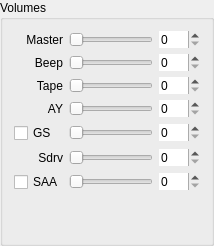
            <widget class="QGroupBox" name="groupBox_12">
             <property name="title">
              <string>Volumes</string>
             </property>
             <layout class="QGridLayout" name="gridLayout_14">
              <item row="2" column="0">
               <widget class="QLabel" name="label_10">
                <property name="text">
                 <string>Tape</string>
                </property>
                <property name="alignment">
                 <set>Qt::AlignRight|Qt::AlignTrailing|Qt::AlignVCenter</set>
                </property>
               </widget>
              </item>
              <item row="5" column="0">
               <widget class="QLabel" name="label_30">
                <property name="text">
                 <string>Sdrv</string>
                </property>
                <property name="alignment">
                 <set>Qt::AlignRight|Qt::AlignTrailing|Qt::AlignVCenter</set>
                </property>
               </widget>
              </item>
              <item row="1" column="2">
               <widget class="QSpinBox" name="sbBeepVol">
                <property name="frame">
                 <bool>false</bool>
                </property>
                <property name="maximum">
                 <number>100</number>
                </property>
               </widget>
              </item>
              <item row="0" column="2">
               <widget class="QSpinBox" name="sbMasterVol">
                <property name="frame">
                 <bool>false</bool>
                </property>
                <property name="maximum">
                 <number>100</number>
                </property>
               </widget>
              </item>
              <item row="6" column="2">
               <widget class="QSpinBox" name="sbSAAVol">
                <property name="frame">
                 <bool>false</bool>
                </property>
                <property name="maximum">
                 <number>100</number>
                </property>
               </widget>
              </item>
              <item row="0" column="0">
               <widget class="QLabel" name="label_14">
                <property name="text">
                 <string>Master</string>
                </property>
                <property name="alignment">
                 <set>Qt::AlignRight|Qt::AlignTrailing|Qt::AlignVCenter</set>
                </property>
               </widget>
              </item>
              <item row="5" column="1">
               <widget class="QSlider" name="sldSdrvVol">
                <property name="maximum">
                 <number>100</number>
                </property>
                <property name="orientation">
                 <enum>Qt::Horizontal</enum>
                </property>
               </widget>
              </item>
              <item row="3" column="2">
               <widget class="QSpinBox" name="sbAYVol">
                <property name="frame">
                 <bool>false</bool>
                </property>
                <property name="maximum">
                 <number>100</number>
                </property>
               </widget>
              </item>
              <item row="5" column="2">
               <widget class="QSpinBox" name="sbSdrvVol">
                <property name="frame">
                 <bool>false</bool>
                </property>
                <property name="maximum">
                 <number>100</number>
                </property>
               </widget>
              </item>
              <item row="1" column="1">
               <widget class="QSlider" name="sldBeepVol">
                <property name="maximum">
                 <number>100</number>
                </property>
                <property name="orientation">
                 <enum>Qt::Horizontal</enum>
                </property>
               </widget>
              </item>
              <item row="6" column="1">
               <widget class="QSlider" name="sldSAAVol">
                <property name="maximum">
                 <number>100</number>
                </property>
                <property name="orientation">
                 <enum>Qt::Horizontal</enum>
                </property>
               </widget>
              </item>
              <item row="3" column="0">
               <widget class="QLabel" name="label_11">
                <property name="text">
                 <string>AY</string>
                </property>
                <property name="alignment">
                 <set>Qt::AlignRight|Qt::AlignTrailing|Qt::AlignVCenter</set>
                </property>
               </widget>
              </item>
              <item row="0" column="1">
               <widget class="QSlider" name="sldMasterVol">
                <property name="maximum">
                 <number>100</number>
                </property>
                <property name="orientation">
                 <enum>Qt::Horizontal</enum>
                </property>
               </widget>
              </item>
              <item row="4" column="1">
               <widget class="QSlider" name="sldGSVol">
                <property name="maximum">
                 <number>100</number>
                </property>
                <property name="orientation">
                 <enum>Qt::Horizontal</enum>
                </property>
               </widget>
              </item>
              <item row="4" column="2">
               <widget class="QSpinBox" name="sbGSVol">
                <property name="frame">
                 <bool>false</bool>
                </property>
                <property name="maximum">
                 <number>100</number>
                </property>
               </widget>
              </item>
              <item row="3" column="1">
               <widget class="QSlider" name="sldAYVol">
                <property name="maximum">
                 <number>100</number>
                </property>
                <property name="orientation">
                 <enum>Qt::Horizontal</enum>
                </property>
               </widget>
              </item>
              <item row="2" column="1">
               <widget class="QSlider" name="sldTapeVol">
                <property name="maximum">
                 <number>100</number>
                </property>
                <property name="orientation">
                 <enum>Qt::Horizontal</enum>
                </property>
               </widget>
              </item>
              <item row="2" column="2">
               <widget class="QSpinBox" name="sbTapeVol">
                <property name="frame">
                 <bool>false</bool>
                </property>
                <property name="maximum">
                 <number>100</number>
                </property>
               </widget>
              </item>
              <item row="1" column="0">
               <widget class="QLabel" name="label_9">
                <property name="text">
                 <string>Beep</string>
                </property>
                <property name="alignment">
                 <set>Qt::AlignRight|Qt::AlignTrailing|Qt::AlignVCenter</set>
                </property>
               </widget>
              </item>
              <item row="7" column="0">
               <spacer name="verticalSpacer_8">
                <property name="orientation">
                 <enum>Qt::Vertical</enum>
                </property>
                <property name="sizeHint" stdset="0">
                 <size>
                  <width>20</width>
                  <height>40</height>
                 </size>
                </property>
               </spacer>
              </item>
              <item row="4" column="0">
               <widget class="QCheckBox" name="cbGS">
                <property name="text">
                 <string>GS</string>
                </property>
               </widget>
              </item>
              <item row="6" column="0">
               <widget class="QCheckBox" name="cbSAA">
                <property name="text">
                 <string>SAA</string>
                </property>
               </widget>
              </item>
             </layout>
            </widget>
